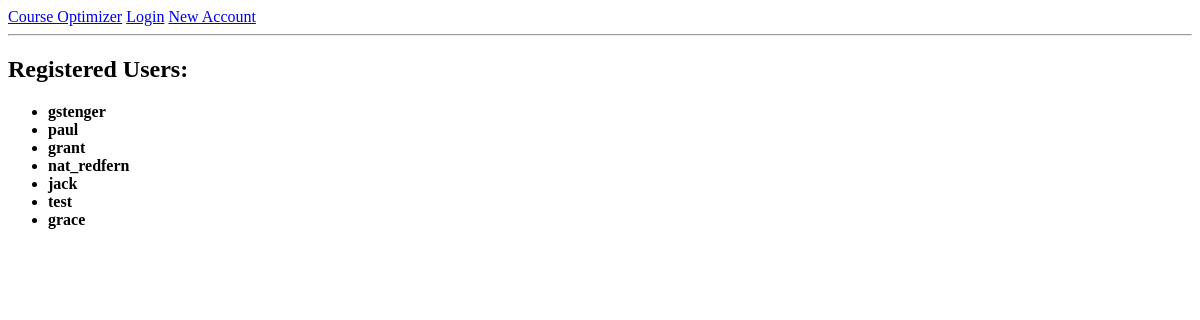
/users, run on an earlier commit of the app's database.
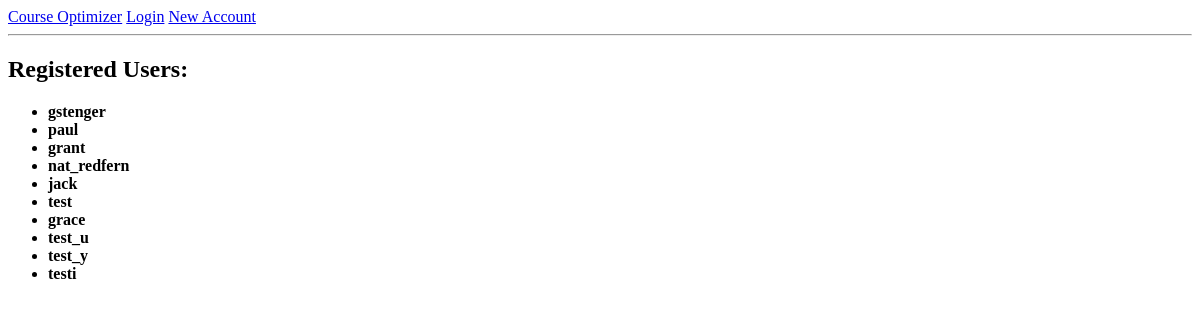
And on a later commit of the database.
### app/models.py (models this page shows, shortened)
class User(UserMixin, db.Model):
    id = db.Column(db.Integer, primary_key=True)
    username = db.Column(db.String(64), unique=True, nullable=False)
    email = db.Column(db.String(120), unique=True, nullable=False)
    password_hash = db.Column(db.String(128))
    courses = db.relationship('Course', backref='user', lazy='dynamic')
    departments = db.relationship('Department', backref='user', lazy='dynamic')
    about_me = db.Column(db.String(140))
    last_seen = db.Column(db.DateTime, default=datetime.utcnow)

### app/routes.py (the view)
@app.route('/users')
def users():
    users = User.query.all()
    return render_template('users.html', users=users)

### app/routes.py (called while the page is built)
@app.before_request
def before_request():
    if current_user.is_authenticated:
        current_user.last_seen = datetime.utcnow()
        db.session.commit()

### app/templates/users.html
{% extends "base.html" %}
{% block content %}
    <h2>Registered Users:</h2>
    <ul>
      {% for user in users %}
      <li><b>{{ user.username }}</b></li>
      {% endfor %}
    </ul>
{% endblock %}

What changed in the data, as far as the page shows it:
added User: username "test_u"
added User: username "test_y"
added User: username "testi"
